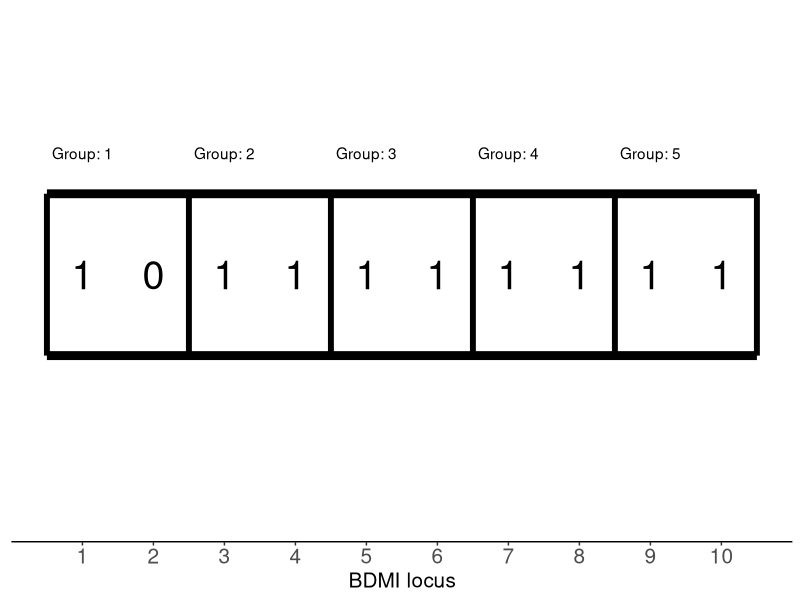

This figure's R source:
library(dplyr)
library(ggplot2)


#Group BDMI loci in groups of size b
bdmi_groups <- function(genotype, b = 2){
  n_loci <- length(genotype)
  #Check number of loci is divisible by group_size
  if (n_loci %% b != 0) {
    stop("Number of loci is not divisible by group_size")
  }

  #Combine pairs into a single element
  out <- sapply(seq(from = 1, to = n_loci, by = b), function(i)
    paste0(genotype[i:(i + (b-1))], collapse = ''))

  return(out)
}

#Count the number of bdmi_groups that are of specific type (default is counting the number of heterozygote)
bdmi_types_n <- function(b_groups, type = c('10','01')){
  out <- sum(b_groups %in% type)
  return(out)
}

#Example use-------------
#Example parameters
n_loci <- 10
inds <- 10
group_size <- 2
bdmi_loci <- matrix(rbinom(n_loci*inds,1, prob = 0.9), ncol = n_loci)

#Apply to each individual's genome
apply(bdmi_loci, 1, function(x)x%>%
        bdmi_groups()%>% #groups bdmi loci
        bdmi_types_n()) #count the number of heteros


#Illustration-------------
data.frame(pos = 1:n_loci,
           genotype = rbinom(n_loci, 1, 0.8))%>%
  ggplot(aes(x = pos, y = 1))+
  scale_x_continuous(breaks = 1:10)+
  annotate('line', x = c(0.5, 10.5), y = 0.9, size = 3)+
  annotate('line', x = c(0.5, 10.5), y = 1.1, size = 3)+
  annotate('segment',
           x = seq(from = 0, to = n_loci, by = group_size)+0.5,
           xend = seq(from = 0, to = n_loci, by = group_size)+0.5,
           y = 0.9, yend = 1.1,
           size = 2)+
  annotate('text', label = paste0("Group: ", 1:(n_loci/group_size)),
           x = seq(from = 1, to = 10, by = 2), y = 1.15)+
  geom_text(aes(label = genotype), size = 10)+
  lims(y = c(0.7, 1.3))+labs(x = "BDMI locus")+
  theme_classic()+
  theme(axis.text.x = element_text(size = 15), axis.title.x = element_text(size = 15),
        axis.line.y = element_blank(), axis.text.y = element_blank(),
        axis.ticks.y = element_blank(), axis.title.y = element_blank())

